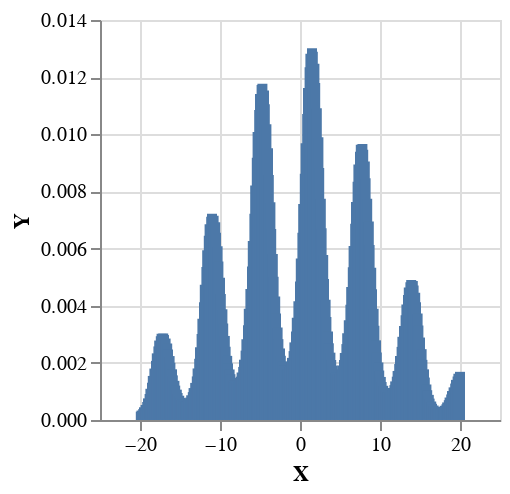

Here is the notebook cell this chart was saved with:
### Markdown cell above
Or this unusual distribution with $p(x) \propto N(x;0,4)*e^{sin(x)}$:

### Code cell
model4 :: MonadInfer m => m Double
model4 = do

    x <- normal 0 10
    factor $ Exp (sin x )
    return x

plotVega $ histogram 400 0.1 (model4)

### Figure 1 — Vega-Lite specification as saved in the notebook (floating-point values rounded to 4 significant figures; data arrays with more than 128 entries replaced by an {"elided": "..."} marker saying what was removed)
{"$schema": "https://vega.github.io/schema/vega-lite/v4.json", "data": {"values": {"elided": "400 records"}}, "encoding": {"x": {"field": "X", "type": "quantitative"}, "y": {"field": "Y", "type": "quantitative"}}, "height": 200, "mark": "bar", "width": 200}
